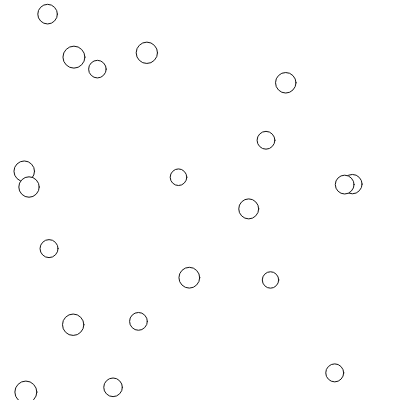
Frame 1 (no input)
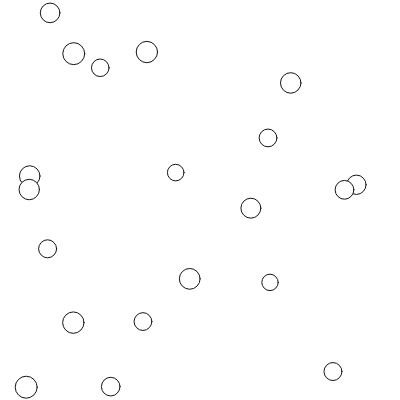
Frame 60 (no input)
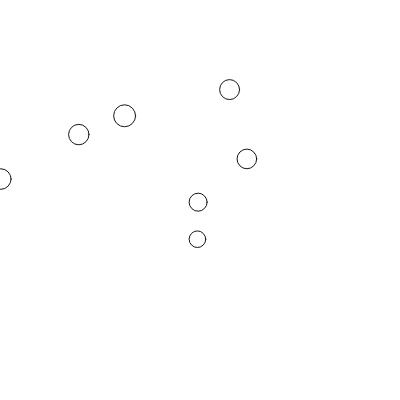
Frame 120 (the mouse pressed at the canvas centre since frame 60)

The p5.js sketch that drew these frames (run headless with seeded random() and noise() and a simulated clock; from frame 60 on, the mouse is pressed at the canvas centre):

// p5.js sketch
// ── sketch.js
let cells = [];

function setup() {
  createCanvas(400, 400);
  for (let i = 0; i < 20; i++) {
    cells[i] = new Cell();
  }
}

function draw() {
  background(255);
  for (let i = 0; i < cells.length; i++) {
    cells[i].update();
    cells[i].display();
    cells[i].checkEdges();
  }
}

function mousePressed() {
  for (let i = 0; i < cells.length; i++) {
    cells[i].mousePressed();
 }
}

function mouseReleased() {
  for (let i = 0; i < cells.length; i++) {
    cells[i].mouseReleased();
  }
}

// ── cell.js
class Cell {
  constructor() {
    this.pos = createVector(random(width), random(height));
    this.vel = createVector(0,0);
    this.acc = createVector(0,0);
    this.speed = 0.5;
    this.s = random(16, 22);
    this.r = this.s/2;
    this.isThem = false;
  }

  update() {
    let person = createVector(mouseX, mouseY);
    this.vel.add(this.acc);
    this.pos.add(this.vel);
    this.acc = p5.Vector.random2D();
    this.acc.setMag(0.1);

    if (this.isThem) {
      this.vel.add(this.pos, person);
    }

    this.vel.add(this.acc);
    this.vel.mult(this.speed);
    this.pos.add(this.vel);
  }

  display() {
    fill(255);
    stroke(20);
    ellipse(this.pos.x, this.pos.y, this.s, this.s);
  }

  checkEdges() {
    if (this.pos.y > height - this.r) {
      this.vel.y *= -1;
      this.pos.y = height - this.r;
    }

    if (this.pos.y < this.r) {
      this.vel.y *= -1;
      this.pos.y = this.r;
    }

    if (this.pos.x > width - this.r) {
      this.vel.x *= -1;
      this.pos.x = width - this.r;
    }

    if (this.pos.x < this.r) {
      this.vel.x *= -1;
      this.pos.x = this.r;
    }
  }

  mousePressed() {
    this.isThem = true;
  }

  mouseReleased() {
    this.isThem = false;
  }
}
